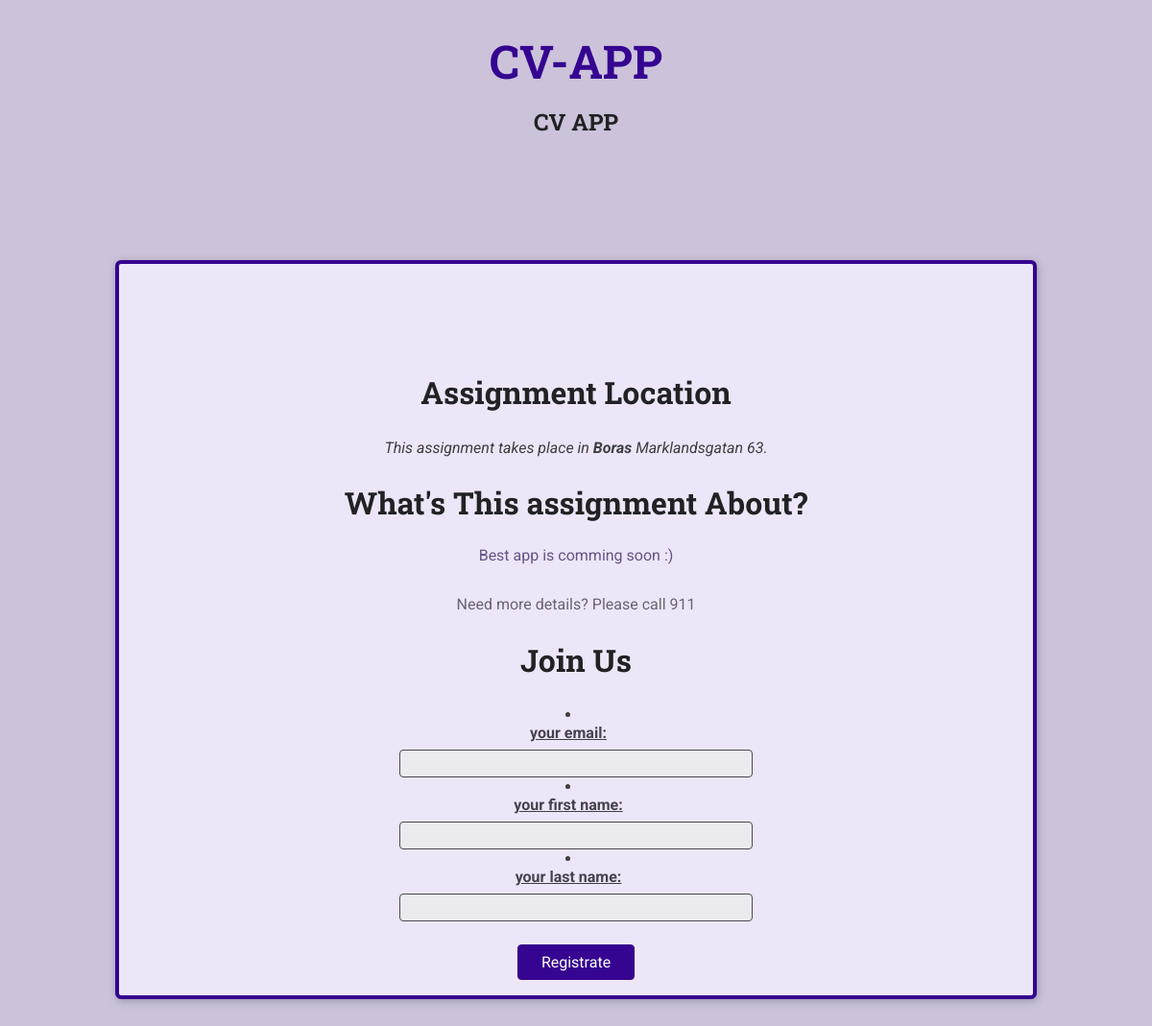
The page /assignment/cv-app on the database its author committed.
### assignment/models.py (models this page shows, shortened)
class Assignment(models.Model):
    title = models.CharField(max_length=200)
    slug = models.SlugField(unique=True)
    data = models.DateField(blank=True, null=True)
    description = models.TextField()
    location = models.ForeignKey(Location, on_delete=models.CASCADE)
    applicant=models.ManyToManyField(Applicant,blank=True, null=True)

class Location(models.Model):
    name = models.CharField(max_length=200)
    adress = models.CharField(max_length=300)

### assignment/views.py (the view, shortened to what this page needs)
# urls.py: path('assignment/<slug:assignment_slug>', views.assignment_details, name='assignment-details'),
def assignment_details(request, assignment_slug):
    try:
          assignment= Assignment.objects.get(slug=assignment_slug)
          if  request.method == 'GET':
               registration_form = RegistrationForm()
          return render(request, 'assignment/assignment-details.html',
                         {    'assignment_found': True,
                              'assignment': assignment ,
                              'form':  registration_form
                          })
    except Exception as exc:
         print(exc)
         return render(request, 'assignment/assignment-details.html',
                  { 'assignment_found': False
                   })

### assignment/forms.py
class RegistrationForm(forms.Form):
	email = forms.EmailField(label ='your email')
	first_name =forms.CharField(label ='your first name', max_length =200)
	last_name =forms.CharField(label ='your last name', max_length =200)

### assignment/templates/assignment/assignment-details.html (shortened to what this page needs)
{% extends 'assignment/base/base.html' %}
{% load static %}
{% block site_css %}
  <link rel="stylesheet" href="{% static 'assignment/styles/details.css' %}">
{% endblock %}
{% block main_heading %}
  {{ assignment.title }}
{% endblock %}
{% block body %}
{% if assignment_found %}
<article>
  <section id="location">
    <h2>Assignment Location</h2>
    <address>This assignment takes place in <span>{{ assignment.location.name }} </span>  {{ assignment.location.adress }}. </address>
  </section>
  <section id="details">
    <h2>What's This assignment About?</h2>
    <p>{{ assignment.description }}</p>
    <footer>
      <p>Need more details? Please call 911 </p>
    </footer>
  </section>
  <section id="registration">
    <h2>Join Us</h2>
     <form action=" {% url 'assignment-details' assignment.slug %} " method="POST">
      <u>
       {{ form.as_ul }}
      </u>
         <div id="registration-actions">
             <button> Registrate</button>
         </div>
     </form>
  </section>
</article>
{% else %}
<p>No meetup found for this slug, sorry!</p>
{% endif %}
{% endblock %}

### assignment/static/assignment/styles/base.css (style rules this page uses)
* { box-sizing: border-box; }
body { font-family: 'Roboto', sans-serif; margin: 0; background-color: #ccc3db; color: #3e3e41; }
h1, h2, h3 { font-family: 'Roboto Slab', sans-serif; color: #222224; }
button, .btn { cursor: pointer; font: inherit; padding: 0.5rem 1.5rem; background-color: #350490; border: 1px solid #350490; color: white; border-radius: 4px; text-decoration: none; }

### assignment/static/assignment/styles/details.css (style rules this page uses)
article { max-width: 60rem; margin: 5rem auto; border-radius: 6px; background-color: #ede6f8; border: 4px solid #350490; box-shadow: 1px 2px 8px rgba(0, 0, 0, 0.25); position: relative; padding: 1rem; text-align: center; }
section:first-of-type { margin-top: 6rem; }
h2 { font-size: 2rem; }
address span { font-weight: bold; }
#details h2 { margin-bottom: 0.5rem; }
#details > p { color: #665386; padding: 1rem; border-radius: 4px; max-width: 80%; margin: auto; }
#details footer { color: #696472; }
#registration label { font-weight: bold; color: #46424d; margin-right: 1rem; display: block; margin-bottom: 0.5rem; }
#registration input { font: inherit; width: 40%; background-color: #ebeaee; border: 1px solid #4b4753; border-radius: 4px; padding: 0.25rem; }
#registration-actions { margin-top: 1.5rem; }

### rows shown on the page
Assignment: title "CV APP", location.name "Boras", location.adress "Marklandsgatan 63", description "Best app is comming soon :)"
